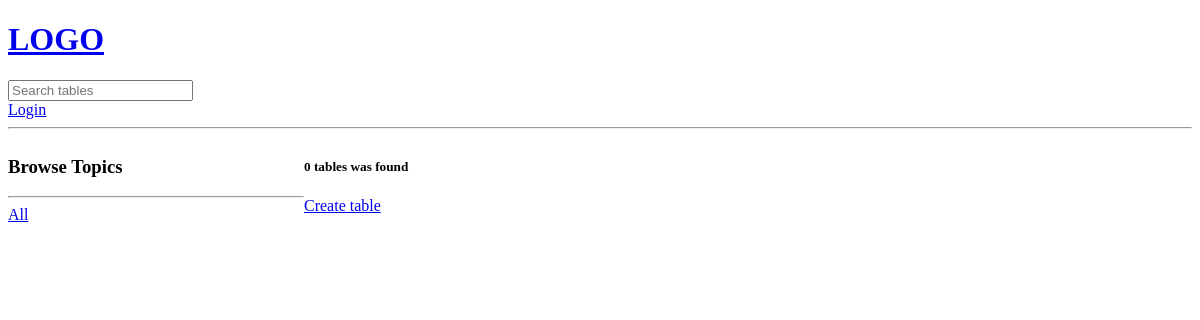
The page /?q=Django on the database as committed earlier.
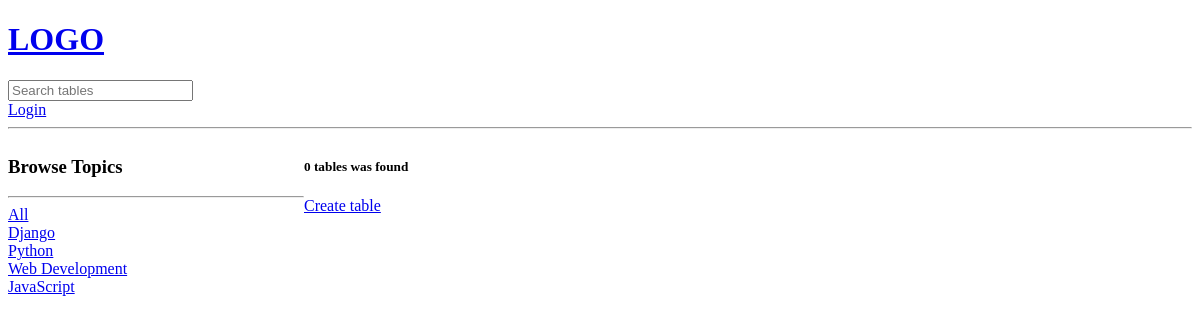
The same page on the database as committed later.
### tabletalks/base/models.py (models this page shows, shortened)
class Topic(models.Model):
    name = models.CharField(max_length=200)

### tabletalks/base/views.py (the view)
# urls.py: path('', views.home, name='home'),
def home(request):
    q = request.GET.get('q') if request.GET.get('q') is not None else ''
    tables = Table.objects.filter(
        Q(topic__name__icontains=q) |
        Q(name__icontains=q) |
        Q(description__icontains=q) |
        Q(host__username__icontains=q)
    )
    topics = Topic.objects.all()
    table_count = tables.count()
    context = {
        'tables': tables,
        'topics': topics,
        'table_count': table_count,
    }
    return render(request, 'base/home.html', context)

### tabletalks/base/templates/base/home.html (shortened to what this page needs)
{% extends 'main.html' %}
{% block content %}
<div class="home-container">
    <div>
        <h3>Browse Topics</h3>
        <hr>
        <div>
            <a href="{% url 'home' %}">All</a>
        </div>
        {% for topic in topics %}
        <div>
            <a href="{% url 'home' %}?q={{ topic.name }}">{{ topic.name }}</a>
        </div>
        {% endfor %}
    </div>
    <div>
        <h5>{{ table_count }} tables was found</h5>
        <a href="{% url 'create-table' %}">Create table</a>
    </div>
</div>
{% endblock content %}

Rows that differ between the two databases and show on the page:
added Topic: name "Django"
added Topic: name "Python"
added Topic: name "Web Development"
added Topic: name "JavaScript"
